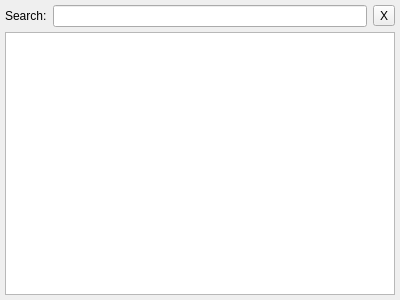
<?xml version="1.0" encoding="UTF-8"?>
<ui version="4.0">
 <class>WeActorClassesWidget</class>
 <widget class="QWidget" name="WeActorClassesWidget">
  <property name="geometry">
   <rect>
    <x>0</x>
    <y>0</y>
    <width>400</width>
    <height>300</height>
   </rect>
  </property>
  <property name="maximumSize">
   <size>
    <width>498</width>
    <height>16777215</height>
   </size>
  </property>
  <property name="windowTitle">
   <string>Widget_Console</string>
  </property>
  <layout class="QVBoxLayout" name="verticalLayout">
   <property name="spacing">
    <number>5</number>
   </property>
   <property name="leftMargin">
    <number>5</number>
   </property>
   <property name="topMargin">
    <number>5</number>
   </property>
   <property name="rightMargin">
    <number>5</number>
   </property>
   <property name="bottomMargin">
    <number>5</number>
   </property>
   <item>
    <layout class="QHBoxLayout" name="horizontalLayout">
     <property name="leftMargin">
      <number>0</number>
     </property>
     <property name="topMargin">
      <number>0</number>
     </property>
     <property name="rightMargin">
      <number>0</number>
     </property>
     <property name="bottomMargin">
      <number>0</number>
     </property>
     <item>
      <widget class="QLabel" name="label_search">
       <property name="text">
        <string>Search:</string>
       </property>
      </widget>
     </item>
     <item>
      <widget class="QLineEdit" name="lineEdit_search"/>
     </item>
     <item>
      <widget class="QToolButton" name="toolButton_clearSearch">
       <property name="text">
        <string>X</string>
       </property>
      </widget>
     </item>
    </layout>
   </item>
   <item>
    <widget class="QTreeView" name="treeView_classes"/>
   </item>
  </layout>
 </widget>
 <layoutdefault spacing="6" margin="11"/>
 <resources/>
 <connections/>
</ui>
